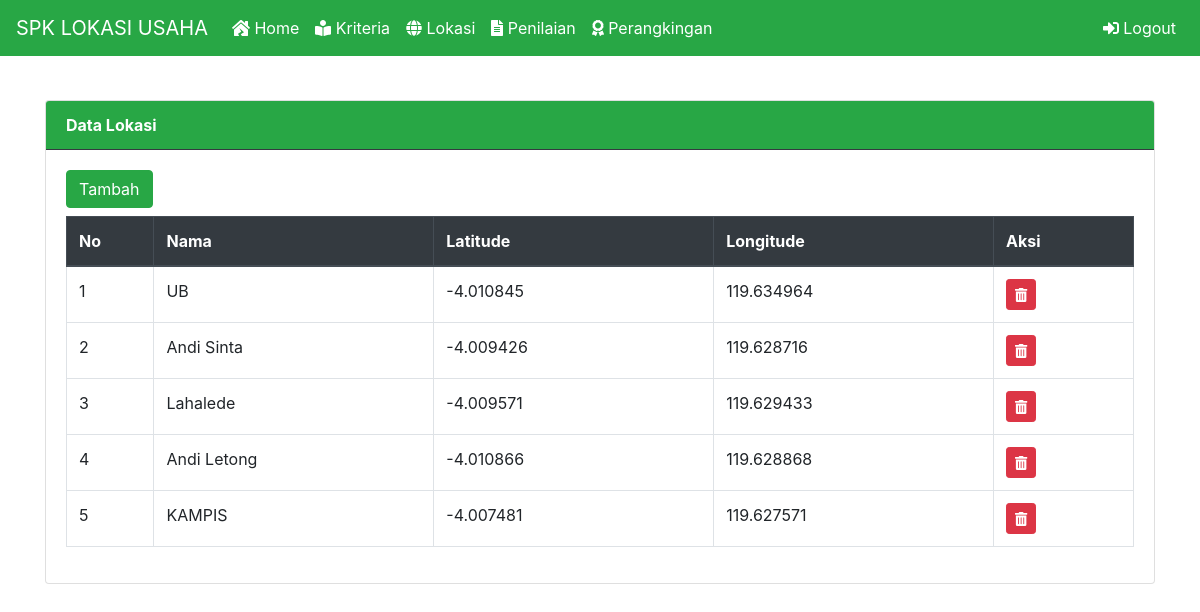
Page /index.php?page=lokasi (signed in) on the committed database.
### tables this page shows
CREATE TABLE `lokasi` (
  `idl` int(11) NOT NULL,
  `nama` varchar(30) NOT NULL,
  `latitude` float(10,6) NOT NULL,
  `longitude` float(10,6) DEFAULT NULL
);

### tampil_lokasi.php (the view)
<div class="card">
    <div class="card-header bg-success text-white border-dark">
        <strong>Data Lokasi</strong>
    </div>
    <div class="card-body">
        <a class="btn btn-success mb-2" href="?page=lokasi&action=tambah">Tambah</a>
        <div class="table-responsive">
            <table class="table table-bordered" id="lokasiTable">
                <thead class="thead-dark">
                    <tr>
                        <th width="50px">No</th>
                        <th width="160px">Nama</th>
                        <th width="160px">Latitude</th>
                        <th width="160px">Longitude</th>
                        <th width="80px">Aksi</th>
                    </tr>
                </thead>
                <tbody>
                    <?php
                    $i = 1;
                    $sql = "SELECT * FROM lokasi ORDER BY idl ASC";
                    $result = $conn->query($sql);
                    while ($row = $result->fetch_assoc()) {
                    ?>
                        <tr>
                            <td><?php echo $i++; ?></td>
                            <td><?php echo $row['nama']; ?></td>
                            <td><?php echo $row['latitude']; ?></td>
                            <td><?php echo $row['longitude']; ?></td>
                            <td>
                                <a onclick="return confirm('Yakin Ingin Menghapus Data ini ?')" class="btn btn-danger btn-sm" href="?page=lokasi&action=hapus&idl=<?php echo $row['idl']; ?>">
                                    <span class="fas fa-trash-alt"></span>
                                </a>
                            </td>
                        </tr>
                    <?php
                    }
                    ?>
                </tbody>
            </table>
        </div>
    </div>
</div>

### index.php (shortened to what this page needs)
<?php
require "config.php";
?>
<!DOCTYPE html>
<html lang="en">
<head>
    <link rel="stylesheet" href="assets/css/bootstrap.min.css">
    <link rel="stylesheet" href="assets/css/datatables.min.css">
    <link rel="stylesheet" href="assets/css/all.css">
    <link rel="stylesheet" href="assets/css/bootstrap-chosen.css">
</head>
<body>
    <nav class="navbar navbar-dark bg-success navbar-expand-sm fixed-top">
        <a class="navbar-brand" href="index.php">SPK LOKASI USAHA</a>
        <div class="collapse navbar-collapse" id="navbarNav">
            <ul class="navbar-nav">
                <li class="nav-item active"><a class="nav-link" href="index.php"><i class="fas fa-house-damage"></i> Home</a></li>
                <li class="nav-item active"><a class="nav-link" href="?page=kriteria"><i class="fas fa-book-reader"></i> Kriteria</a></li>
                <li class="nav-item active"><a class="nav-link" href="?page=lokasi"><i class="fas fa-globe"></i> Lokasi</a></li>
                <li class="nav-item active"><a class="nav-link" href="?page=penilaian_saw"><i class="fas fa-file-alt"></i> Penilaian</a></li>
                <li class="nav-item active"><a class="nav-link" href="?page=perangkingan_saw"><i class="fas fa-award"></i> Perangkingan</a></li>
            </ul>
            <ul class="navbar-nav ml-auto">
                <li class="nav-item active"><a class="nav-link" href="?page=logout"><i class="fas fa-sign-in-alt"></i> Logout</a></li>
            </ul>
        </div>
    </nav>
    <div class="container" style="margin-top:100px;margin-bottom:100px">
        <?php
        $page = isset($_GET['page']) ? $_GET['page'] : "";
        $action = isset($_GET['action']) ? $_GET['action'] : "";
        if ($page == "") {
            include "welcome.php";
        } elseif ($page == "lokasi") {
            if ($action == "") {
                include "tampil_lokasi.php";
            } elseif ($action == "tambah") {
                include "mapbox.php";
            } else {
                include "hapus_lokasi.php";
            }
        } elseif ($page == "perangkingan_saw") {
            if ($action == "") {
                include "zmetode/perangkingan_saw.php";
            }
        } elseif ($page == "pendaftaran") {
            if ($action == "tambah") {
                include "zmetode/tambah_pendaftaran.php";
            }
        }
        else {
            if ($action == "") {
                include "logout.php";
            }
        }
        ?>
    </div>
</body>
</html>

### assets/css/all.css (style rules this page uses)
.fa-award:before { content:"\f559" }
.fa-book-reader:before { content:"\f5da" }
.fa-file-alt:before { content:"\f15c" }
.fa-globe:before { content:"\f0ac" }
.fa-house-damage:before { content:"\f6f1" }
.fa-sign-in-alt:before { content:"\f2f6" }
.fa-trash-alt:before { content:"\f2ed" }

### rows in the picture
lokasi: nama "UB", latitude "-4.010845", longitude "119.634964"
lokasi: nama "Andi Sinta", latitude "-4.009426", longitude "119.628716"
lokasi: nama "Lahalede", latitude "-4.009571", longitude "119.629433"
lokasi: nama "Andi Letong", latitude "-4.010866", longitude "119.628868"
lokasi: nama "KAMPIS", latitude "-4.007481", longitude "119.627571"
